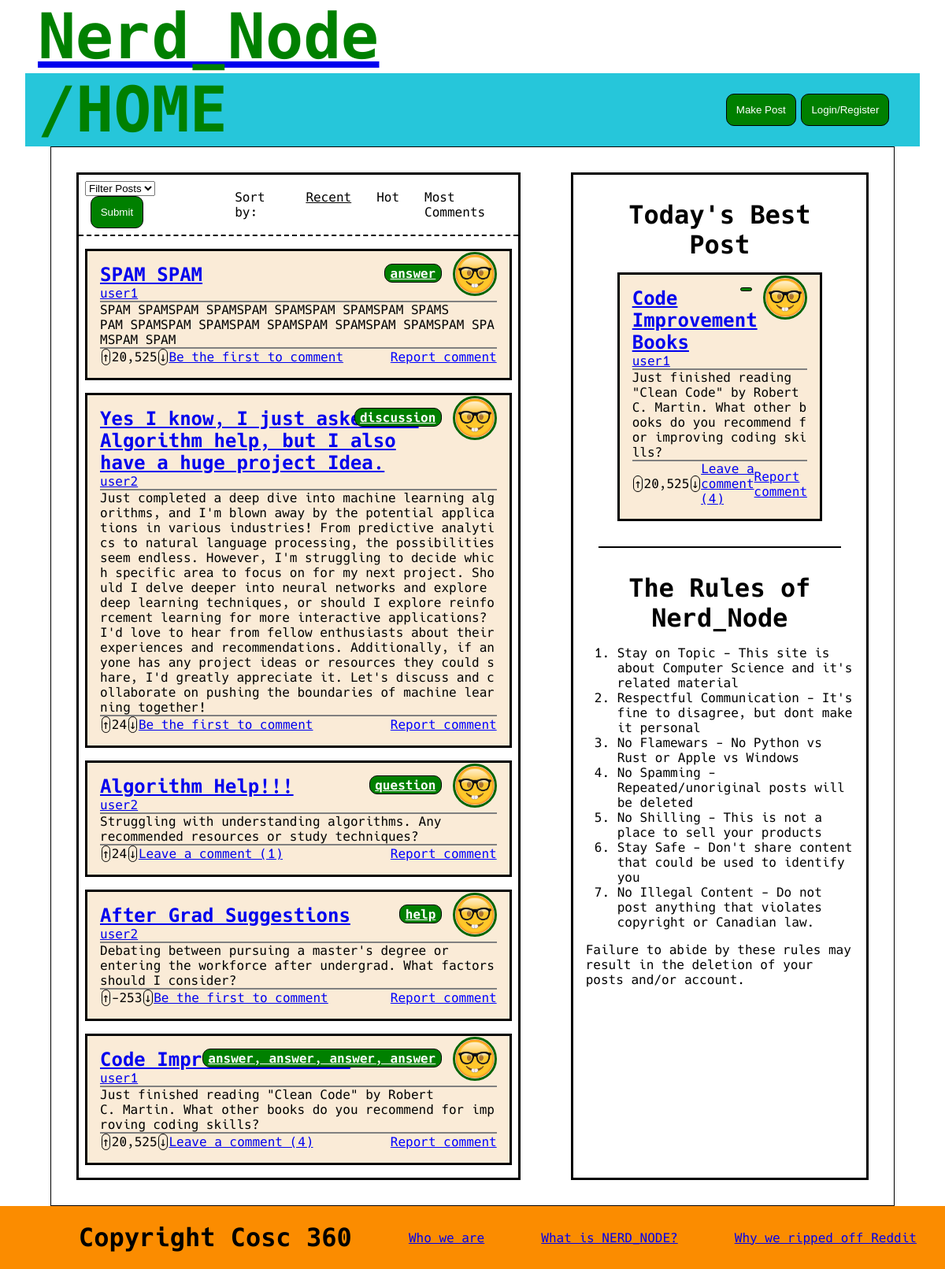
The page / on the database its author committed.
### tables this page shows
CREATE TABLE post (
	id int AUTO_INCREMENT,
	title varchar(255),
    poster int,
    content TEXT(65535),
    likes int,
    reported boolean,
    sku varchar(255),
    PRIMARY KEY (id),
    FOREIGN KEY (poster) REFERENCES siteUser(id) ON DELETE CASCADE
);

CREATE TABLE siteUser (
	id int AUTO_INCREMENT,
	username varchar(255) UNIQUE,
	password varchar(255),
    email varchar(255) UNIQUE,
    profilePicture varchar(255),
    isAdmin boolean,
    isDisabled boolean,
    PRIMARY KEY (id)
);

### src/loadPosts.php (called while the page is built, shortened)
<?php
$host = DBHOST;
$database = DBNAME;
$user = DBUSER;
$pass = DBPASS;
$connection = new mysqli($host, $user, $pass, $database, "3306");
include "getQueries.php";
$where = '';
$sql = "SELECT post.id, post.title, siteUser.username, siteUser.profilePicture, post.sku, post.content,
               post.likes, COUNT(comment.id) AS comments, (ABS(post.likes)) AS heat, GROUP_CONCAT(postTag.tagName) AS tags
        FROM (post JOIN siteUser ON post.poster = siteUser.id)
             LEFT JOIN comment ON comment.originalPost = post.id
             LEFT JOIN postTag ON postTag.postId = post.id
        WHERE siteUser.isDisabled = false $where
        GROUP BY post.id $orderBy";
$posts = array();
$stmt = $connection->prepare($sql);
if($stmt->execute()) {
    $result = $stmt->get_result();
};
?>

### src/getQueries.php (called while the page is built, shortened)
<?php
switch ($_GET['o'] ?? '') {
    default:
        $orderBy = ' ORDER BY id DESC';
        break;
}
?>

### src/renderPosts.php (the view, shortened to what this page needs)
<?php
include_once "renderProfilePicture.php";
function renderPost($post, $isAdmin) {
    $username = $post['author'];
    $commentText = $post['commentCount'] ? "Leave a comment (".$post['commentCount'].")" : "Be the first to comment";
    $tags = isset($post['tags']) ? implode(', ', $post['tags']) : '';
    echo "<div class=\"post\">";
    renderProfilePicture($username, $post['pfp']);
    echo "<a href='".SITEROOT."?tag=".$tags."' class='tags'>".$tags."</a>";
    echo "<h3>
            <a href='".SITEROOT."node?title=".$post['sku']."'>".$post['title']."</a>
    </h3>
    <p>";
    echo "<a href='".SITEROOT."nerd?username=".$username."'>".$username."</a>
    </p>
    <p>".$post['content']."
    </p>
    <div class='interactionBar'>
        <div class='arrow' onclick='upvote(".$post['id'].", 5)'> &uarr; </div>
        <div id='post-".$post['id']."'>".$post['likes']." </div>
        <div class='arrow' onclick='downvote(".$post['id'].", 2)'> &darr; </div>
        <div>
            <a href='".SITEROOT."node?title=".$post['sku']."'>".$commentText."</a>
        </div>
        <div class='spacer'>
    </div>
    <div>";
    if(!$isAdmin)
        echo "<div class='report' id='rep-".$post['id']."' onclick='report(".$post['id'].", 2)'> Report comment</div>";
    echo"</div>
    </div>
    </div>";
}
?>

### src/index.php (shortened to what this page needs)
<?php
include_once "loadPosts.php";
include_once "renderPosts.php";
include_once "renderProfilePicture.php";
?>
<!DOCTYPE html>
<html lang="en">
    <head>
        <link rel="stylesheet" href="public/css/reset.css">
        <link rel="stylesheet" href="public/css/home.css">
        <link rel="stylesheet" href="public/font/hack.css">
    </head>
    <body>
        <header>
            <?php include "components/headerBar.php"; ?>
        </header>
        <main>
            <div class="center">
                <div class="searchBar">
                    <form>
                        <select id="tag" name="tag">
                            <option value="">Filter Posts</option>
                        </select>
                        <input type="submit" id="submit">
                    </form>
                    <div class="sorter">
                        <ul>
                            <li>Sort by:</li>
                            <li>
                                <a href="<?php echo SITEROOT;?>?o=recent" id="sortedBy">Recent</a>
                            </li>
                            <li>
                                <a href="<?php echo SITEROOT;?>?o=hot">Hot</a>
                            </li>
                            <li>
                                <a href="<?php echo SITEROOT;?>?o=comments">Most Comments</a>
                            </li>
                        </ul>
                    </div>
                </div>
                <?php
                if($posts) {
                    foreach($posts as $post) {
                        renderPost($post, isset($_SESSION["isAdmin"]));
                    }
                } else {
                    echo "There are no posts available...";
                }
                ?>
            </div>
            <?php include "components/sidebar.php"; ?>
        </main>
        <?php include "components/footer.php"; ?>
    </body>
</html>

### src/components/headerBar.php (shortened to what this page needs)
<!DOCTYPE html>
<html lang="en">
  <div>
    <a href="<?php echo SITEROOT; ?>">
        <h1>
            Nerd_Node
        </h1>
    </a>
    </div>
    <div class="navbar">
        <h1 id = "pageTitle">
            <?php echo $url ?? '/HOME'; ?>
        </h1>
        <div class="spacer">
        </div>
        <div class="buttonBox">
            <button id="newPost" onclick='location.href = "<?php echo SITEROOT; ?>makePost";'>Make Post</button>
            <?php
            if(isset($_SESSION["sessionId"]) ) {
                echo "<button id='home' onclick='location.href = \"".SITEROOT."nerd?username=".$_SESSION["sessionUsername"]."\";' >".
                     $_SESSION["sessionUsername"]
                    ."</button>";
                if(isset($_SESSION["isAdmin"])) {
                    echo "<button id='home' onclick='location.href = \"".SITEROOT."\admin\"'> View Reports </button>";
                }
                echo "<button id='logout' onclick='location.href = \"".SITEROOT."logout.php\";' >
                      Log out
                  </button>";
            } else {
                echo "<button id='login' onclick='location.href = \"".SITEROOT."login\";' >
                      Login/Register
                  </button>";
            }
            ?>
        </div>
    </div>
</html>

### src/renderProfilePicture.php
<?php
function renderProfilePicture($username, $picture) {
    echo "<img class='pfp' src='".SITEROOT."public/images/profiles/$picture' alt='$username\'s profile picture' width='50' height='50'>";
}
?>

### src/components/sidebar.php (shortened to what this page needs)
<div class="sidebar">
    <div id="bestPost">
        <h2>
            Today's Best Post
        </h2>
        <?php
        include_once "../renderPosts.php";
        ?>
    </div>
    <div>
        <h2>
            The Rules of Nerd_Node
        </h2>
	    <ol>
		    <li> Stay on Topic - This site is about Computer Science and it's related material </li>
            <li> Respectful Communication - It's fine to disagree, but dont make it personal</li>
            <li> No Flamewars - No Python vs Rust or Apple vs Windows</li>
            <li> No Spamming - Repeated/unoriginal posts will be deleted</li>
            <li> No Shilling - This is not a place to sell your products </li>
            <li> Stay Safe - Don't share content that could be used to identify you </li>
            <li> No Illegal Content - Do not post anything that violates copyright or Canadian law.</li>
        </ol>
        <p>Failure to abide by these rules may result in the deletion of your posts and/or account.</p>
    </div>
</div>

### src/components/footer.php
<!DOCTYPE html>
<html lang="en">
    <footer>
    <h4>Copyright Cosc 360</h4>
    <a href='<?php echo SITEROOT;?>about#who'>Who we are</a>
    <a href='<?php echo SITEROOT;?>about#what'>What is NERD_NODE?</a>
    <a href='<?php echo SITEROOT;?>about#why'>Why we ripped off Reddit</a>
    </footer>
</html>

### src/public/css/home.css (style rules this page uses)
html { font-family: "Hack"; }
header { padding: 0em 2em; }
header div { padding: 0em 1em; }
.center { flex: 1; }
.sidebar { flex-grow: 0; flex-basis: 30%; }
.center, .sidebar, .post { border: medium solid black; }
.sidebar div { padding:1em; }
.sidebar h2 { text-align: center; margin: 0.25em 0em }
.center, .sidebar { margin: 2em 2em; }
main { display: flex; height:auto; min-height:80vh; margin: 0em 4em; }
.post { background-color:antiquewhite; margin:1em 0.5em; padding:1em; }
.post p { border-bottom: 2px solid grey; word-break: break-all; }
.post .interactionBar { display:flex; align-items: center; justify-content: space-evenly; }
.post div { padding: 0em; }
#bestPost { margin: 0.5em 2em; border-bottom: 2px solid black; }
#bestPost .post { max-height: 50%; }
#submit { background-color: green; color: white; padding: 0.9em 0.9em 0.9em 0.9em; border-radius: 10px; border: 1px solid black; }
.searchBar { display:flex; border-bottom: 2px dashed black; }
.searchBar form, .searchBar .sorter { padding:0.5em; margin:auto; }
form input { margin:0em 0.5em; }
.sorter ul { list-style-type: none; display: flex; }
.sorter li { margin: 0em 1em; }
.sorter a { color: black; text-decoration: none; }
.sorter a:hover, .sorter #sortedBy { text-decoration: underline; }
h1 { font-size: 5em; color: green; }
h2 { font-size: 2em; }
h3 { font-size:1.5em; font-weight:bold; }
.navbar { display:flex; background-color: #26C6DA; }
.spacer { flex:1; }
.buttonBox { width:20%; display: flex; align-items: center; justify-content: space-evenly; }
button { background-color: green; color: white; padding: 0.9em 0.9em 0.9em 0.9em; border-radius: 10px; border: 1px solid black; cursor:pointer; }
form #submit { cursor:pointer; }
footer h4 { font-size: 3em; margin-left: 2em; }
main { border: 1px solid black; }
footer { background-color: #FB8C00; bottom: 0; width: 100%; display: flex; flex-direction: row; align-items: center; justify-content: space-around; height: 5em; }
footer h4 { font-size: 2em; }
.pfp { border: 3px solid darkgreen; border-radius: 50%; float: right; }
.interactionBar .arrow { border-radius: 10px; margin: 0px 0.1em; border: 1px solid black; cursor:pointer; }
.report { color: blue; text-decoration: underline; cursor:pointer; }
.tags { padding: 0.1em 0.4em; border-radius: 10px; border: 0.1em solid black; color: white; font-weight: bold; margin: 1em 1em; background-color: green; }

### src/renderPosts.php (style rules this page uses)
.post { position: relative; }
.tags { position: absolute; top: 0; right: 70px; }
.pfp { position: relative; width: 50px; bottom: 15px; }

### rows shown on the page
post: poster.profilePicture (placeholder picture), tags "answer", title "SPAM SPAM", poster.username "user1", content "SPAM SPAMSPAM SPAMSPAM SPAMSPAM SPAMSPAM SPAMSPAM SPAMSPAM SPAMSPAM SPAMSPAM SPAMSPAM SPAMSPAM SPAMSPAM SPAM", likes "20,525", commentText "Be the first to comment"
post: poster.profilePicture (placeholder picture), tags "discussion", title "Yes I know, I just asked for Algorithm help, but I also have a huge project Idea.", poster.username "user2", content "Just completed a deep dive into machine learning algorithms, and I'm blown away by the potential applications in various industries! From predictive analytics to natural language processing, the possibilities seem endless. However, I'm struggling to decide which specific area to focus on for my next project. Should I delve deeper into neural networks and explore deep learning techniques, or should I explore reinforcement learning for more interactive applications? I'd love to hear from fellow enthusiasts about their experiences and recommendations. Additionally, if anyone has any project ideas or resources they could share, I'd greatly appreciate it. Let's discuss and collaborate on pushing…", likes "24", commentText "Be the first to comment"
post: poster.profilePicture (placeholder picture), tags "question", title "Algorithm Help!!!", poster.username "user2", content "Struggling with understanding algorithms. Any recommended resources or study techniques?", likes "24", commentText "Leave a comment (1)"
post: poster.profilePicture (placeholder picture), tags "help", title "After Grad Suggestions", poster.username "user2", content "Debating between pursuing a master's degree or entering the workforce after undergrad. What factors should I consider?", likes "-253", commentText "Be the first to comment"
post: poster.profilePicture (placeholder picture), tags "answer, answer, answer, answer", title "Code…", poster.username "user1", content "Just finished reading \"Clean Code\" by Robert C. Martin. What other books do you recommend for improving coding skills?", likes "20,525", commentText "Leave a comment (4)"

### other values the page prints
$url "/HOME"
$post['title'] "Code Improvement Books"
$username "user1"
$post['content'] "Just finished reading \"Clean Code\" by Robert C. Martin. What other books do you recommend for improving coding skills?"
$post['likes'] "20,525"
$commentText "Leave a comment (4)"
